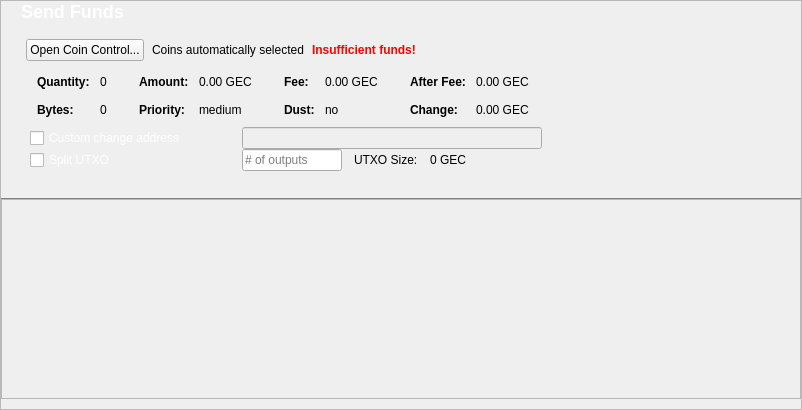
           <widget class="QFrame" name="frameCoinControl">
            <property name="sizePolicy">
             <sizepolicy hsizetype="Expanding" vsizetype="Expanding">
              <horstretch>0</horstretch>
              <verstretch>0</verstretch>
             </sizepolicy>
            </property>
            <property name="maximumSize">
             <size>
              <width>16777215</width>
              <height>16777215</height>
             </size>
            </property>
            <property name="frameShape">
             <enum>QFrame::StyledPanel</enum>
            </property>
            <property name="frameShadow">
             <enum>QFrame::Sunken</enum>
            </property>
            <layout class="QVBoxLayout" name="verticalLayoutCoinControl2">
             <property name="spacing">
              <number>0</number>
             </property>
             <property name="leftMargin">
              <number>0</number>
             </property>
             <property name="topMargin">
              <number>0</number>
             </property>
             <property name="rightMargin">
              <number>0</number>
             </property>
             <property name="bottomMargin">
              <number>0</number>
             </property>
             <item>
              <widget class="QFrame" name="frameCoinControl_BG">
               <layout class="QVBoxLayout" name="verticalLayoutCoinControl" stretch="0,0,0,0,0,0,0,0">
                <property name="spacing">
                 <number>0</number>
                </property>
                <property name="leftMargin">
                 <number>0</number>
                </property>
                <property name="topMargin">
                 <number>0</number>
                </property>
                <property name="rightMargin">
                 <number>0</number>
                </property>
                <property name="bottomMargin">
                 <number>10</number>
                </property>
                <item>
                 <widget class="QLabel" name="label_4">
                  <property name="styleSheet">
                   <string notr="true">color:white; font-size:18px; font-weight:bold;</string>
                  </property>
                  <property name="text">
                   <string>Send Funds</string>
                  </property>
                  <property name="margin">
                   <number>4</number>
                  </property>
                  <property name="indent">
                   <number>20</number>
                  </property>
                 </widget>
                </item>
                <item>
                 <layout class="QHBoxLayout" name="horizontalLayoutCoinControl2" stretch="0,0,0,0">
                  <property name="spacing">
                   <number>8</number>
                  </property>
                  <property name="leftMargin">
                   <number>25</number>
                  </property>
                  <property name="topMargin">
                   <number>17</number>
                  </property>
                  <property name="bottomMargin">
                   <number>10</number>
                  </property>
                  <item>
                   <widget class="QPushButton" name="pushButtonCoinControl">
                    <property name="styleSheet">
                     <string notr="true">
</string>
                    </property>
                    <property name="text">
                     <string>Open Coin Control...</string>
                    </property>
                    <property name="autoDefault">
                     <bool>false</bool>
                    </property>
                   </widget>
                  </item>
                  <item>
                   <widget class="QLabel" name="labelCoinControlAutomaticallySelected">
                    <property name="text">
                     <string>Coins automatically selected</string>
                    </property>
                    <property name="margin">
                     <number>5</number>
                    </property>
                   </widget>
                  </item>
                  <item>
                   <widget class="QLabel" name="labelCoinControlInsuffFunds">
                    <property name="font">
                     <font>
                      <weight>75</weight>
                      <bold>true</bold>
                     </font>
                    </property>
                    <property name="styleSheet">
                     <string notr="true">color:red;font-weight:bold;</string>
                    </property>
                    <property name="text">
                     <string>Insufficient funds!</string>
                    </property>
                    <property name="margin">
                     <number>5</number>
                    </property>
                   </widget>
                  </item>
                  <item>
                   <spacer name="horizontalSpacerCoinControl">
                    <property name="orientation">
                     <enum>Qt::Horizontal</enum>
                    </property>
                    <property name="sizeHint" stdset="0">
                     <size>
                      <width>40</width>
                      <height>1</height>
                     </size>
                    </property>
                   </spacer>
                  </item>
                 </layout>
                </item>
                <item>
                 <widget class="QWidget" name="widgetCoinControl" native="true">
                  <property name="sizePolicy">
                   <sizepolicy hsizetype="Preferred" vsizetype="Preferred">
                    <horstretch>0</horstretch>
                    <verstretch>0</verstretch>
                   </sizepolicy>
                  </property>
                  <property name="minimumSize">
                   <size>
                    <width>0</width>
                    <height>0</height>
                   </size>
                  </property>
                  <property name="styleSheet">
                   <string notr="true"/>
                  </property>
                  <layout class="QHBoxLayout" name="horizontalLayoutCoinControl5">
                   <property name="leftMargin">
                    <number>0</number>
                   </property>
                   <property name="topMargin">
                    <number>0</number>
                   </property>
                   <property name="rightMargin">
                    <number>0</number>
                   </property>
                   <property name="bottomMargin">
                    <number>0</number>
                   </property>
                   <item>
                    <layout class="QHBoxLayout" name="horizontalLayoutCoinControl3" stretch="0,0,0,1">
                     <property name="spacing">
                      <number>20</number>
                     </property>
                     <property name="leftMargin">
                      <number>26</number>
                     </property>
                     <property name="topMargin">
                      <number>0</number>
                     </property>
                     <property name="bottomMargin">
                      <number>10</number>
                     </property>
                     <item>
                      <layout class="QFormLayout" name="formLayoutCoinControl1">
                       <property name="horizontalSpacing">
                        <number>10</number>
                       </property>
                       <property name="verticalSpacing">
                        <number>14</number>
                       </property>
                       <property name="leftMargin">
                        <number>10</number>
                       </property>
                       <property name="topMargin">
                        <number>4</number>
                       </property>
                       <property name="rightMargin">
                        <number>6</number>
                       </property>
                       <item row="0" column="1">
                        <widget class="QLabel" name="labelCoinControlQuantity">
                         <property name="cursor">
                          <cursorShape>IBeamCursor</cursorShape>
                         </property>
                         <property name="contextMenuPolicy">
                          <enum>Qt::ActionsContextMenu</enum>
                         </property>
                         <property name="text">
                          <string notr="true">0</string>
                         </property>
                         <property name="margin">
                          <number>0</number>
                         </property>
                         <property name="textInteractionFlags">
                          <set>Qt::LinksAccessibleByMouse|Qt::TextSelectableByKeyboard|Qt::TextSelectableByMouse</set>
                         </property>
                        </widget>
                       </item>
                       <item row="1" column="0">
                        <widget class="QLabel" name="labelCoinControlBytesText">
                         <property name="font">
                          <font>
                           <weight>75</weight>
                           <bold>true</bold>
                          </font>
                         </property>
                         <property name="text">
                          <string>Bytes:</string>
                         </property>
                        </widget>
                       </item>
                       <item row="1" column="1">
                        <widget class="QLabel" name="labelCoinControlBytes">
                         <property name="cursor">
                          <cursorShape>IBeamCursor</cursorShape>
                         </property>
                         <property name="contextMenuPolicy">
                          <enum>Qt::ActionsContextMenu</enum>
                         </property>
                         <property name="text">
                          <string notr="true">0</string>
                         </property>
                         <property name="textInteractionFlags">
                          <set>Qt::LinksAccessibleByMouse|Qt::TextSelectableByKeyboard|Qt::TextSelectableByMouse</set>
                         </property>
                        </widget>
                       </item>
                       <item row="0" column="0">
                        <widget class="QLabel" name="labelCoinControlQuantityText">
                         <property name="font">
                          <font>
                           <weight>75</weight>
                           <bold>true</bold>
                          </font>
                         </property>
                         <property name="text">
                          <string>Quantity:</string>
                         </property>
                         <property name="margin">
                          <number>0</number>
                         </property>
                        </widget>
                       </item>
                      </layout>
                     </item>
                     <item>
                      <layout class="QFormLayout" name="formLayoutCoinControl2">
                       <property name="horizontalSpacing">
                        <number>10</number>
                       </property>
                       <property name="verticalSpacing">
                        <number>14</number>
                       </property>
                       <property name="leftMargin">
                        <number>6</number>
                       </property>
                       <property name="topMargin">
                        <number>4</number>
                       </property>
                       <property name="rightMargin">
                        <number>6</number>
                       </property>
                       <item row="0" column="0">
                        <widget class="QLabel" name="labelCoinControlAmountText">
                         <property name="font">
                          <font>
                           <weight>75</weight>
                           <bold>true</bold>
                          </font>
                         </property>
                         <property name="text">
                          <string>Amount:</string>
                         </property>
                         <property name="margin">
                          <number>0</number>
                         </property>
                        </widget>
                       </item>
                       <item row="0" column="1">
                        <widget class="QLabel" name="labelCoinControlAmount">
                         <property name="cursor">
                          <cursorShape>IBeamCursor</cursorShape>
                         </property>
                         <property name="contextMenuPolicy">
                          <enum>Qt::ActionsContextMenu</enum>
                         </property>
                         <property name="text">
                          <string notr="true">0.00 GEC</string>
                         </property>
                         <property name="textInteractionFlags">
                          <set>Qt::LinksAccessibleByMouse|Qt::TextSelectableByKeyboard|Qt::TextSelectableByMouse</set>
                         </property>
                        </widget>
                       </item>
                       <item row="1" column="0">
                        <widget class="QLabel" name="labelCoinControlPriorityText">
                         <property name="font">
                          <font>
                           <weight>75</weight>
                           <bold>true</bold>
                          </font>
                         </property>
                         <property name="text">
                          <string>Priority:</string>
                         </property>
                        </widget>
                       </item>
                       <item row="1" column="1">
                        <widget class="QLabel" name="labelCoinControlPriority">
                         <property name="cursor">
                          <cursorShape>IBeamCursor</cursorShape>
                         </property>
                         <property name="contextMenuPolicy">
                          <enum>Qt::ActionsContextMenu</enum>
                         </property>
                         <property name="text">
                          <string>medium</string>
                         </property>
                         <property name="textInteractionFlags">
                          <set>Qt::LinksAccessibleByMouse|Qt::TextSelectableByKeyboard|Qt::TextSelectableByMouse</set>
                         </property>
                        </widget>
                       </item>
                      </layout>
                     </item>
                     <item>
                      <layout class="QFormLayout" name="formLayoutCoinControl3">
                       <property name="horizontalSpacing">
                        <number>10</number>
                       </property>
                       <property name="verticalSpacing">
                        <number>14</number>
                       </property>
                       <property name="leftMargin">
                        <number>6</number>
                       </property>
                       <property name="topMargin">
                        <number>4</number>
                       </property>
                       <property name="rightMargin">
                        <number>6</number>
                       </property>
                       <item row="0" column="0">
                        <widget class="QLabel" name="labelCoinControlFeeText">
                         <property name="font">
                          <font>
                           <weight>75</weight>
                           <bold>true</bold>
                          </font>
                         </property>
                         <property name="text">
                          <string>Fee:</string>
                         </property>
                         <property name="margin">
                          <number>0</number>
                         </property>
                        </widget>
                       </item>
                       <item row="0" column="1">
                        <widget class="QLabel" name="labelCoinControlFee">
                         <property name="cursor">
                          <cursorShape>IBeamCursor</cursorShape>
                         </property>
                         <property name="contextMenuPolicy">
                          <enum>Qt::ActionsContextMenu</enum>
                         </property>
                         <property name="text">
                          <string notr="true">0.00 GEC</string>
                         </property>
                         <property name="textInteractionFlags">
                          <set>Qt::LinksAccessibleByMouse|Qt::TextSelectableByKeyboard|Qt::TextSelectableByMouse</set>
                         </property>
                        </widget>
                       </item>
                       <item row="1" column="0">
                        <widget class="QLabel" name="labelCoinControlLowOutputText">
                         <property name="font">
                          <font>
                           <weight>75</weight>
                           <bold>true</bold>
                          </font>
                         </property>
                         <property name="text">
                          <string>Dust:</string>
                         </property>
                        </widget>
                       </item>
                       <item row="1" column="1">
                        <widget class="QLabel" name="labelCoinControlLowOutput">
                         <property name="cursor">
                          <cursorShape>IBeamCursor</cursorShape>
                         </property>
                         <property name="contextMenuPolicy">
                          <enum>Qt::ActionsContextMenu</enum>
                         </property>
                         <property name="text">
                          <string>no</string>
                         </property>
                         <property name="textInteractionFlags">
                          <set>Qt::LinksAccessibleByMouse|Qt::TextSelectableByKeyboard|Qt::TextSelectableByMouse</set>
                         </property>
                        </widget>
                       </item>
                      </layout>
                     </item>
                     <item>
                      <layout class="QFormLayout" name="formLayoutCoinControl4">
                       <property name="horizontalSpacing">
                        <number>10</number>
                       </property>
                       <property name="verticalSpacing">
                        <number>14</number>
                       </property>
                       <property name="leftMargin">
                        <number>6</number>
                       </property>
                       <property name="topMargin">
                        <number>4</number>
                       </property>
                       <property name="rightMargin">
                        <number>6</number>
                       </property>
                       <item row="0" column="0">
                        <widget class="QLabel" name="labelCoinControlAfterFeeText">
                         <property name="font">
                          <font>
                           <weight>75</weight>
                           <bold>true</bold>
                          </font>
                         </property>
                         <property name="text">
                          <string>After Fee:</string>
                         </property>
                         <property name="margin">
                          <number>0</number>
                         </property>
                        </widget>
                       </item>
                       <item row="0" column="1">
                        <widget class="QLabel" name="labelCoinControlAfterFee">
                         <property name="cursor">
                          <cursorShape>IBeamCursor</cursorShape>
                         </property>
                         <property name="contextMenuPolicy">
                          <enum>Qt::ActionsContextMenu</enum>
                         </property>
                         <property name="text">
                          <string notr="true">0.00 GEC</string>
                         </property>
                         <property name="textInteractionFlags">
                          <set>Qt::LinksAccessibleByMouse|Qt::TextSelectableByKeyboard|Qt::TextSelectableByMouse</set>
                         </property>
                        </widget>
                       </item>
                       <item row="1" column="0">
                        <widget class="QLabel" name="labelCoinControlChangeText">
                         <property name="font">
                          <font>
                           <weight>75</weight>
                           <bold>true</bold>
                          </font>
                         </property>
                         <property name="text">
                          <string>Change:</string>
                         </property>
                        </widget>
                       </item>
                       <item row="1" column="1">
                        <widget class="QLabel" name="labelCoinControlChange">
                         <property name="cursor">
                          <cursorShape>IBeamCursor</cursorShape>
                         </property>
                         <property name="contextMenuPolicy">
                          <enum>Qt::ActionsContextMenu</enum>
                         </property>
                         <property name="text">
                          <string notr="true">0.00 GEC</string>
                         </property>
                         <property name="textInteractionFlags">
                          <set>Qt::LinksAccessibleByMouse|Qt::TextSelectableByKeyboard|Qt::TextSelectableByMouse</set>
                         </property>
                        </widget>
                       </item>
                      </layout>
                     </item>
                    </layout>
                   </item>
                  </layout>
                 </widget>
                </item>
                <item>
                 <layout class="QHBoxLayout" name="horizontalLayoutCoinControl4">
                  <property name="spacing">
                   <number>12</number>
                  </property>
                  <property name="sizeConstraint">
                   <enum>QLayout::SetDefaultConstraint</enum>
                  </property>
                  <property name="leftMargin">
                   <number>29</number>
                  </property>
                  <property name="topMargin">
                   <number>0</number>
                  </property>
                  <property name="rightMargin">
                   <number>0</number>
                  </property>
                  <item>
                   <widget class="QCheckBox" name="checkBoxCoinControlChange">
                    <property name="sizePolicy">
                     <sizepolicy hsizetype="Preferred" vsizetype="Preferred">
                      <horstretch>0</horstretch>
                      <verstretch>0</verstretch>
                     </sizepolicy>
                    </property>
                    <property name="minimumSize">
                     <size>
                      <width>200</width>
                      <height>0</height>
                     </size>
                    </property>
                    <property name="maximumSize">
                     <size>
                      <width>200</width>
                      <height>16777215</height>
                     </size>
                    </property>
                    <property name="toolTip">
                     <string>If this is activated, but the change address is empty or invalid, change will be sent to a newly generated address.</string>
                    </property>
                    <property name="styleSheet">
                     <string notr="true">color:white;</string>
                    </property>
                    <property name="text">
                     <string>Custom change address</string>
                    </property>
                   </widget>
                  </item>
                  <item>
                   <widget class="QValidatedLineEdit" name="lineEditCoinControlChange">
                    <property name="enabled">
                     <bool>false</bool>
                    </property>
                    <property name="sizePolicy">
                     <sizepolicy hsizetype="Preferred" vsizetype="Preferred">
                      <horstretch>0</horstretch>
                      <verstretch>0</verstretch>
                     </sizepolicy>
                    </property>
                    <property name="minimumSize">
                     <size>
                      <width>300</width>
                      <height>0</height>
                     </size>
                    </property>
                   </widget>
                  </item>
                  <item>
                   <widget class="QLabel" name="labelCoinControlChangeLabel">
                    <property name="sizePolicy">
                     <sizepolicy hsizetype="Preferred" vsizetype="Preferred">
                      <horstretch>0</horstretch>
                      <verstretch>0</verstretch>
                     </sizepolicy>
                    </property>
                    <property name="minimumSize">
                     <size>
                      <width>100</width>
                      <height>0</height>
                     </size>
                    </property>
                    <property name="text">
                     <string/>
                    </property>
                    <property name="margin">
                     <number>3</number>
                    </property>
                   </widget>
                  </item>
                 </layout>
                </item>
                <item>
                 <layout class="QHBoxLayout" name="horizontalLayoutCoinControl6">
                  <property name="spacing">
                   <number>12</number>
                  </property>
                  <property name="leftMargin">
                   <number>29</number>
                  </property>
                  <property name="rightMargin">
                   <number>0</number>
                  </property>
                  <property name="bottomMargin">
                   <number>26</number>
                  </property>
                  <item>
                   <widget class="QCheckBox" name="splitBlockCheckBox">
                    <property name="sizePolicy">
                     <sizepolicy hsizetype="Preferred" vsizetype="Preferred">
                      <horstretch>0</horstretch>
                      <verstretch>0</verstretch>
                     </sizepolicy>
                    </property>
                    <property name="minimumSize">
                     <size>
                      <width>200</width>
                      <height>0</height>
                     </size>
                    </property>
                    <property name="maximumSize">
                     <size>
                      <width>200</width>
                      <height>16777215</height>
                     </size>
                    </property>
                    <property name="styleSheet">
                     <string notr="true">color:white;</string>
                    </property>
                    <property name="text">
                     <string>Split UTXO</string>
                    </property>
                   </widget>
                  </item>
                  <item>
                   <widget class="QLineEdit" name="splitBlockLineEdit">
                    <property name="sizePolicy">
                     <sizepolicy hsizetype="Preferred" vsizetype="Preferred">
                      <horstretch>50</horstretch>
                      <verstretch>0</verstretch>
                     </sizepolicy>
                    </property>
                    <property name="minimumSize">
                     <size>
                      <width>100</width>
                      <height>0</height>
                     </size>
                    </property>
                    <property name="maximumSize">
                     <size>
                      <width>100</width>
                      <height>16777215</height>
                     </size>
                    </property>
                    <property name="placeholderText">
                     <string># of outputs</string>
                    </property>
                   </widget>
                  </item>
                  <item>
                   <widget class="QLabel" name="labelBlockSizeText">
                    <property name="text">
                     <string>UTXO Size:</string>
                    </property>
                   </widget>
                  </item>
                  <item>
                   <widget class="QLabel" name="labelBlockSize">
                    <property name="text">
                     <string>0 GEC</string>
                    </property>
                   </widget>
                  </item>
                  <item>
                   <spacer name="horizontalSpacer_7">
                    <property name="orientation">
                     <enum>Qt::Horizontal</enum>
                    </property>
                    <property name="sizeHint" stdset="0">
                     <size>
                      <width>40</width>
                      <height>20</height>
                     </size>
                    </property>
                   </spacer>
                  </item>
                 </layout>
                </item>
                <item>
                 <spacer name="verticalSpacerCoinControl">
                  <property name="orientation">
                   <enum>Qt::Vertical</enum>
                  </property>
                  <property name="sizeHint" stdset="0">
                   <size>
                    <width>800</width>
                    <height>1</height>
                   </size>
                  </property>
                 </spacer>
                </item>
                <item>
                 <widget class="Line" name="line">
                  <property name="minimumSize">
                   <size>
                    <width>0</width>
                    <height>1</height>
                   </size>
                  </property>
                  <property name="maximumSize">
                   <size>
                    <width>16777215</width>
                    <height>1</height>
                   </size>
                  </property>
                  <property name="styleSheet">
                   <string notr="true">border:1px solid #808181;
</string>
                  </property>
                  <property name="orientation">
                   <enum>Qt::Horizontal</enum>
                  </property>
                 </widget>
                </item>
                <item>
                 <widget class="QScrollArea" name="scrollArea">
                  <property name="minimumSize">
                   <size>
                    <width>0</width>
                    <height>200</height>
                   </size>
                  </property>
                  <property name="styleSheet">
                   <string notr="true"/>
                  </property>
                  <property name="widgetResizable">
                   <bool>true</bool>
                  </property>
                  <widget class="QWidget" name="scrollAreaWidgetContents">
                   <property name="geometry">
                    <rect>
                     <x>0</x>
                     <y>0</y>
                     <width>1040</width>
                     <height>198</height>
                    </rect>
                   </property>
                   <layout class="QVBoxLayout" name="verticalLayout_2" stretch="0,1">
                    <property name="leftMargin">
                     <number>0</number>
                    </property>
                    <property name="topMargin">
                     <number>0</number>
                    </property>
                    <property name="rightMargin">
                     <number>0</number>
                    </property>
                    <property name="bottomMargin">
                     <number>0</number>
                    </property>
                    <item>
                     <layout class="QVBoxLayout" name="entries">
                      <property name="spacing">
                       <number>6</number>
                      </property>
                     </layout>
                    </item>
                    <item>
                     <spacer name="verticalSpacer">
                      <property name="orientation">
                       <enum>Qt::Vertical</enum>
                      </property>
                      <property name="sizeHint" stdset="0">
                       <size>
                        <width>20</width>
                        <height>40</height>
                       </size>
                      </property>
                     </spacer>
                    </item>
                   </layout>
                  </widget>
                 </widget>
                </item>
               </layout>
              </widget>
             </item>
            </layout>
           </widget>
